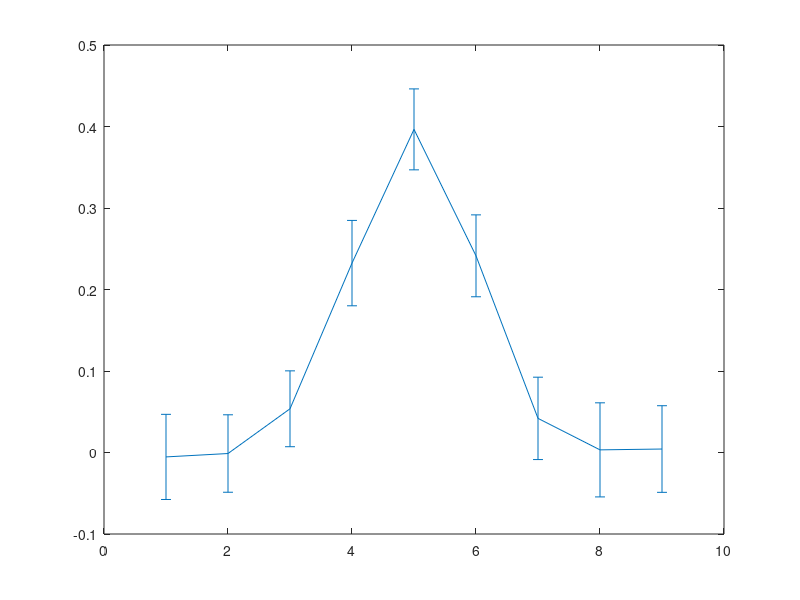

Here is the MATLAB script that generated this plot:


stimTrain = randi([1 9],1,1000);
mid = 5;
rSTD = 1;
respTrain = zeros(1,length(stimTrain));

for i = 1:length(stimTrain)
    respTrain(i) = 1/(rSTD*sqrt(2*pi)) * exp(-0.5*((stimTrain(i)-mid)/rSTD)^2) + randn*0.05;
end

uniqueStimuli = length(unique(stimTrain));
stimuliValues = unique(stimTrain);



gaussRgivenS = zeros(uniqueStimuli,3); %stimulus state, response mean, response std

for i = 1:length(stimuliValues)
    tempStimValue = stimuliValues(i);
    tempPoints = zeros(1,sum(stimTrain==i));
    
    stimIndex = find(stimTrain==tempStimValue);
    for j = 1:length(stimIndex)
        tempPoints(j) = respTrain(stimIndex(j));
    end
    
    tempMean = mean(tempPoints);
    tempSTD = std(tempPoints);
    gaussRgivenS(i,1) = tempStimValue;
    gaussRgivenS(i,2) = tempMean;
    gaussRgivenS(i,3) = tempSTD;
end

figure;
errorbar(gaussRgivenS(:,1),gaussRgivenS(:,2),gaussRgivenS(:,3));
